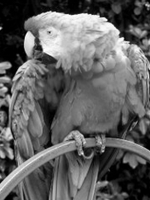
#> input picture Image Processing and Analysis/photo/灰鹦鹉.png, 150 x 200 px, found by its file name
$ python task2-2.py   (older library calls are emulated)
#> lines starting #> are read from the running program, lines starting #| are printed output that depends on the picture
#> further down, img_u8 is the input picture: shape (200, 150); min 0, max 255, mean 97
import cv2
import numpy as np
import matplotlib.pyplot as plt


# 整张图 DCT 变换
def whole_img_dct(img_f32):
    img_dct = cv2.dct(img_f32)            # 进行离散余弦变换
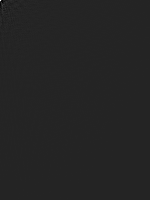
#> img_dct: shape (200, 150) float64; min -2844.1, max 16808, mean 0.2; drawn with min black and max white
    img_dct_log = np.log(abs(img_dct))    # 进行log处理
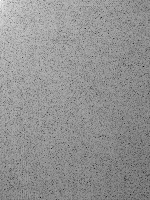
#> img_dct_log: shape (200, 150) float64; min -9.38, max 9.73, mean 1.6; drawn with min black and max white
    img_idct = cv2.idct(img_dct)          # 进行离散余弦反变换
    return img_dct_log, img_idct

# 分块图 DCT 变换
def block_img_dct(img_f32):
    height,width = img_f32.shape[:2]
#> height = 200; width = 150
    block_y = height // 8
#> block_y = 25
    block_x = width // 8
#> block_x = 18
    height_ = block_y * 8
#> height_ = 200
    width_ = block_x * 8
#> width_ = 144
    img_f32_cut = img_f32[:height_, :width_]
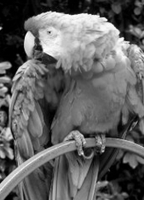
#> img_f32_cut: shape (200, 144) float64; min 0, max 255, mean 98
    img_dct = np.zeros((height_, width_), dtype=np.float32)
    new_img = img_dct.copy()
    for h in range(block_y):
        for w in range(block_x):
            # 对图像块进行dct变换
            img_block = img_f32_cut[8*h: 8*(h+1), 8*w: 8*(w+1)]
            img_dct[8*h: 8*(h+1), 8*w: 8*(w+1)] = cv2.dct(img_block)

            # 进行 idct 反变换
            dct_block = img_dct[8*h: 8*(h+1), 8*w: 8*(w+1)]
            img_block = cv2.idct(dct_block)
            new_img[8*h: 8*(h+1), 8*w: 8*(w+1)] = img_block
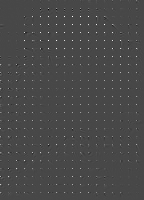
#> img_dct: shape (200, 144) float32; min -751.9, max 1912.8, mean 12.2; drawn with min black and max white
    img_dct_log2 = np.log(abs(img_dct))
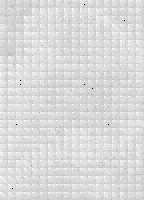
#> img_dct_log2: shape (200, 144) float32; 0.02% of the values are NaN or infinite; the others: min -37.08, max 7.56, mean 1.24; drawn with min black, max white, NaN and infinite black
    return img_dct_log2, new_img
#更改dct系数
def block_img_dct2(img_f32):
    height,width = img_f32.shape[:2]
#> height = 200; width = 150
    block_y = height // 8
#> block_y = 25
    block_x = width // 8
#> block_x = 18
    height_ = block_y * 8
#> height_ = 200
    width_ = block_x * 8
#> width_ = 144
    img_f32_cut = img_f32[:height_, :width_]
    img_dct = np.zeros((height_, width_), dtype=np.float32)
    new_img = img_dct.copy()
    for h in range(block_y):
        for w in range(block_x):
            # 对图像块进行dct变换
            img_block = img_f32_cut[8*h: 8*(h+1), 8*w: 8*(w+1)]
            img_dct[8*h: 8*(h+1), 8*w: 8*(w+1)] = cv2.dct(img_block)
            img_dct[8*h, 8*w] = np.float32(100) * h
            #img_dct[8 * h+4: 8 * (h + 1), 8 * w+4: 8 * (w + 1)] = np.zeros((4, 4), dtype=np.float32)
            #img_dct[8 * h + 4: 8 * (h + 1), 8 * w + 4: 8 * (w + 1)] = 20 * np.ones((4, 4), dtype=np.float32)
            # 进行 idct 反变换
            dct_block = img_dct[8*h: 8*(h+1), 8*w: 8*(w+1)]
            img_block = cv2.idct(dct_block)
            new_img[8*h: 8*(h+1), 8*w: 8*(w+1)] = img_block
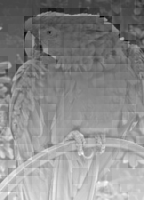
#> new_img: shape (200, 144) float32; min -163.3, max 410.3, mean 150; drawn with min black and max white
    img_dct_log2 = np.log(abs(img_dct))
    return img_dct_log2, new_img

if __name__ == '__main__':
    img_u8 = cv2.imread("/Users/lx/PycharmProjects/pythonProject/Image Processing and Analysis/photo/灰鹦鹉.png", 0)
    img_f32 = img_u8.astype(np.float)  # 数据类型转换 转换为浮点型
    img_dct_log, img_idct = whole_img_dct(img_f32)
    img_dct_log2, new_img = block_img_dct(img_f32.copy())
    img_dct_log3, img3 = block_img_dct2(img_f32.copy())
    plt.figure(6, figsize=(12, 8))
    plt.subplot(241)
    plt.imshow(img_u8, 'gray')
    plt.title('original image'), plt.xticks([]), plt.yticks([])
    plt.subplot(242)
    plt.imshow(img_dct_log, 'gray')
    plt.title('DCT'), plt.xticks([]), plt.yticks([])
    plt.subplot(243)
    plt.imshow(img_idct, 'gray')
    plt.title('IDCT'), plt.xticks([]), plt.yticks([])
    plt.subplot(244)
    plt.imshow(img_dct_log2, 'gray')
    plt.title('block_DCT'), plt.xticks([]), plt.yticks([])
    plt.subplot(245)
    plt.imshow(new_img, 'gray')
    plt.title('block_IDCT'), plt.xticks([]), plt.yticks([])

    plt.subplot(246)
    plt.imshow(img_dct_log3, 'gray')
    plt.title('block_DCT2'), plt.xticks([]), plt.yticks([])
    plt.subplot(247)
    plt.imshow(img3, 'gray')
    plt.title('block_IDCT2'), plt.xticks([]), plt.yticks([])

    plt.show()
